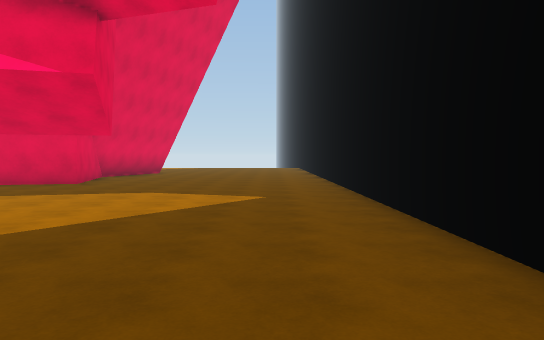
[1] (above)

24 first-person views from a walk through a 3-D level made in the Unity game engine. The camera is 1.5 m above the floor, tilts 2° down and sees 70° across. The floor is counted in squares, 2 m on a side. Each view is taken from the middle of a square. On the plan, view 1 faces up. The plan holds only what a view shows up to about 12 squares ahead; the rest is blank. The place goes on beyond the plan.

[2]
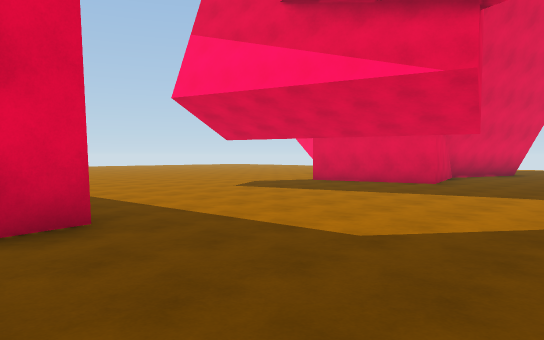

[3]
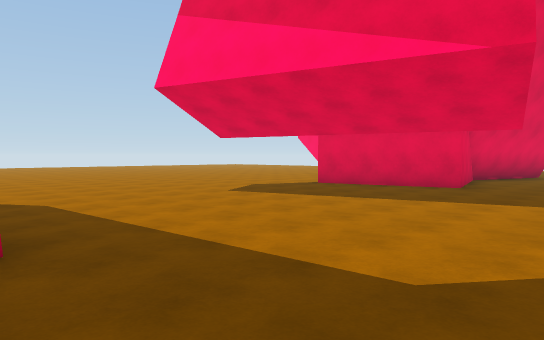

[4]
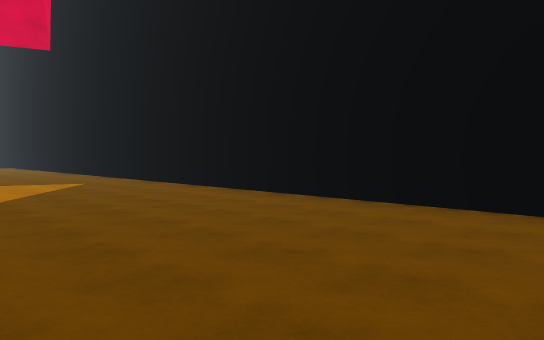

[5]
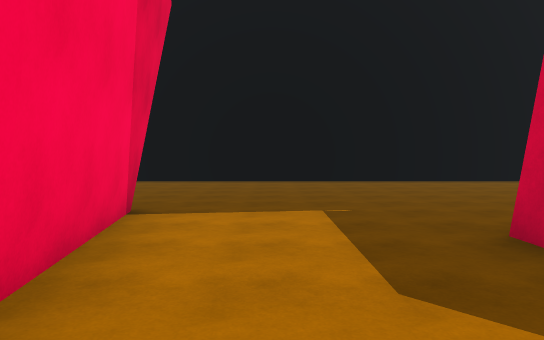

[6]
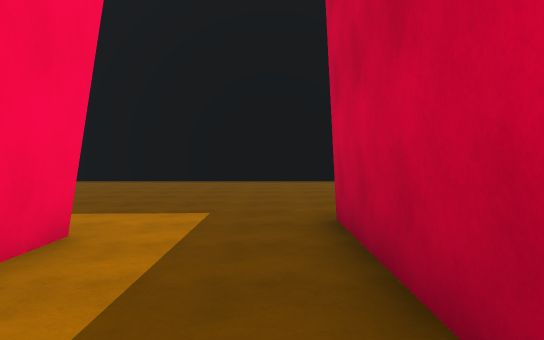

[7]
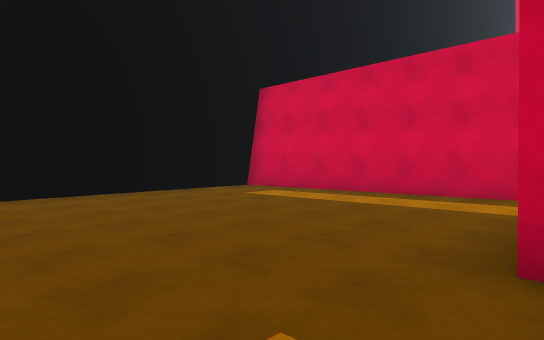

[8]
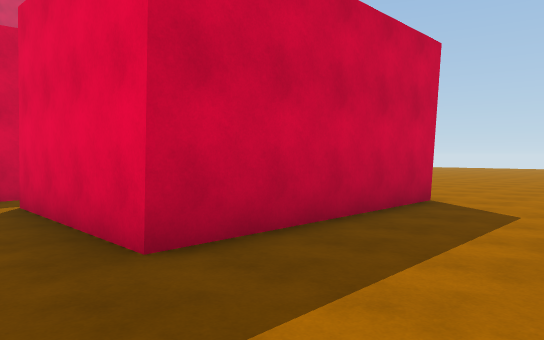

[9]
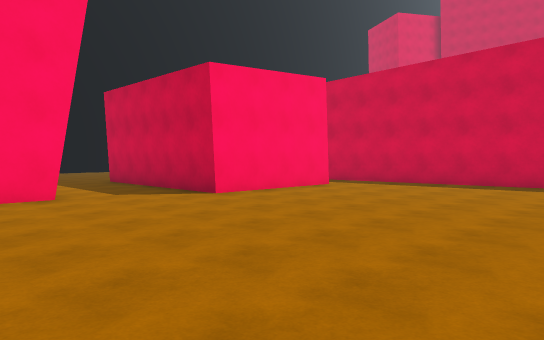

[10]
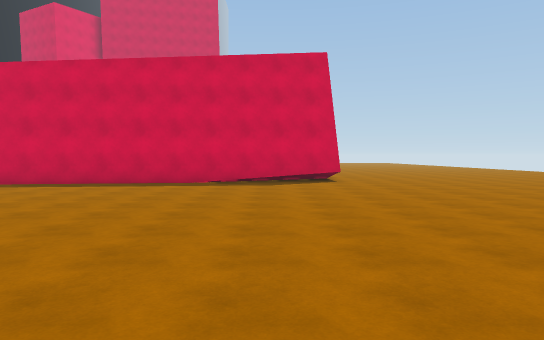

[11]
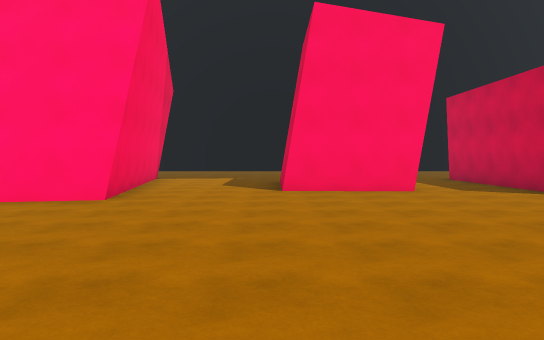

[12]
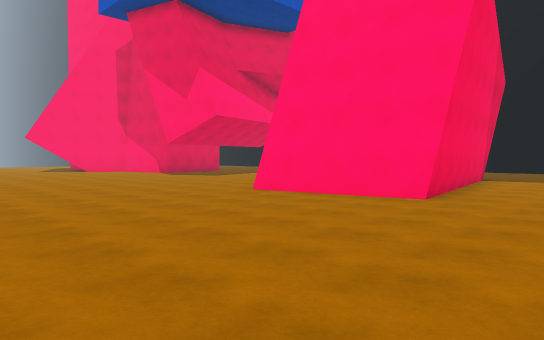

[13]
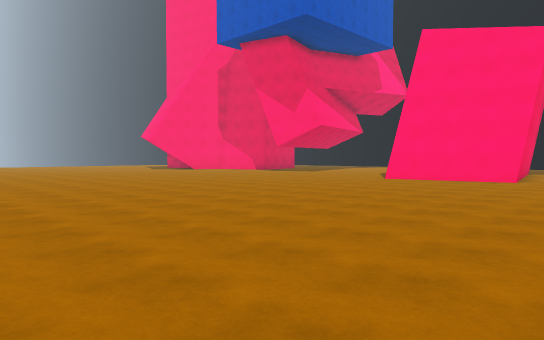

[14]
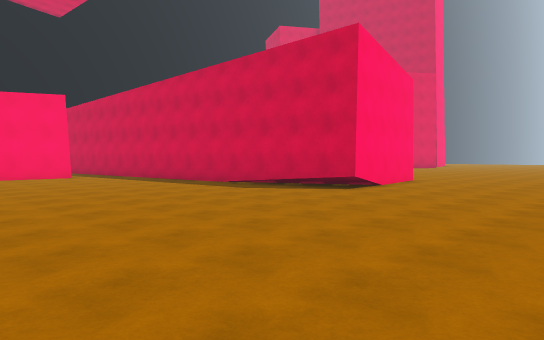

[15]
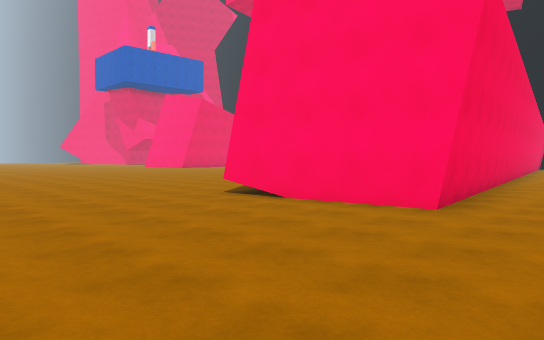

[16]
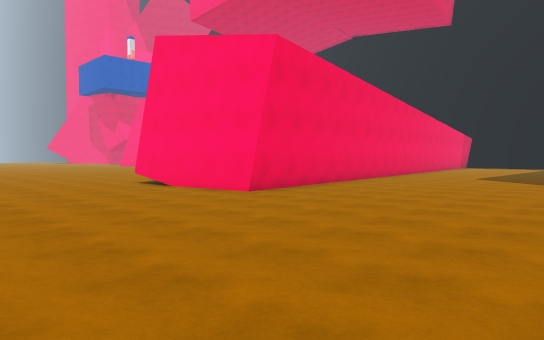

[17]
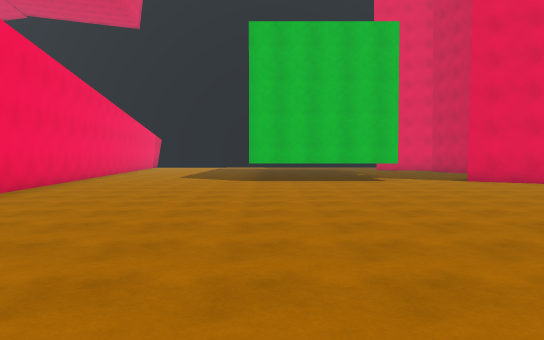

[18]
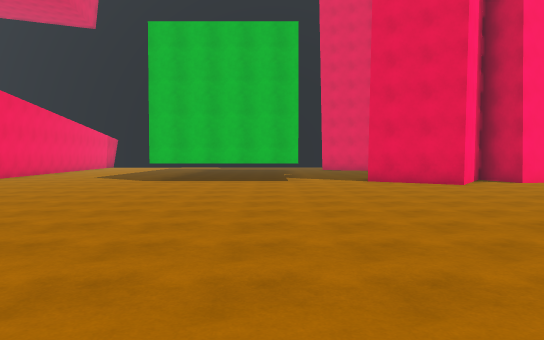

[19]
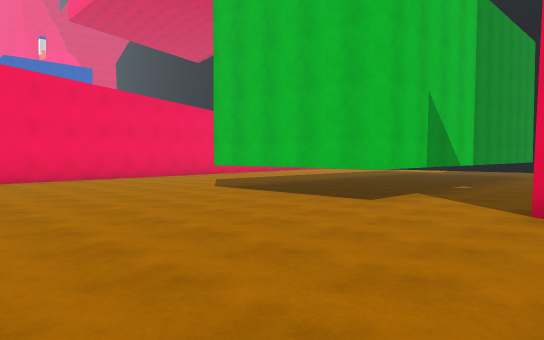

[20]
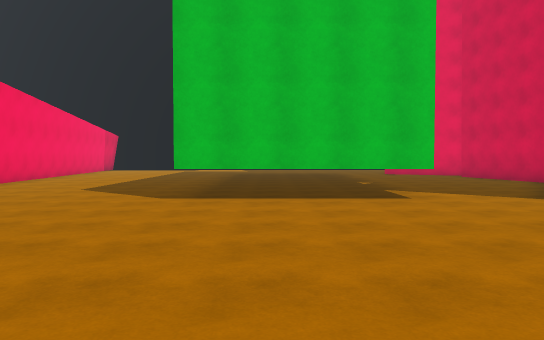

[21]
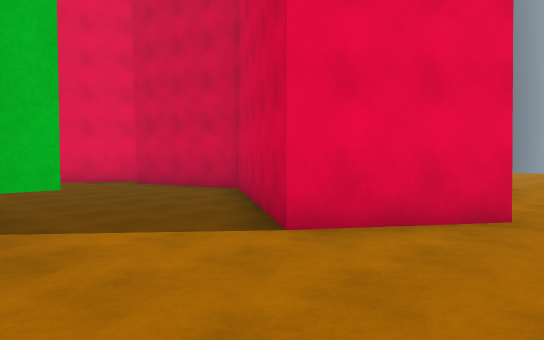

[22]
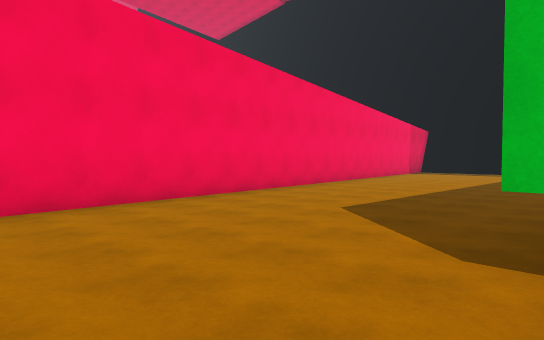

[23]
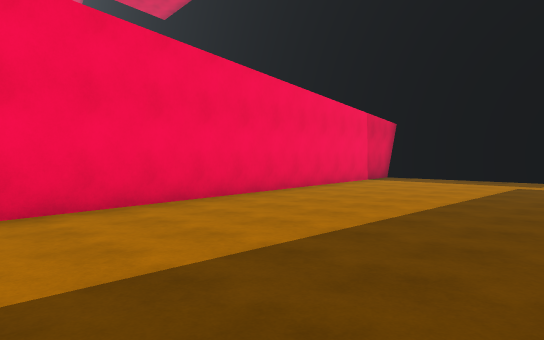

[24]
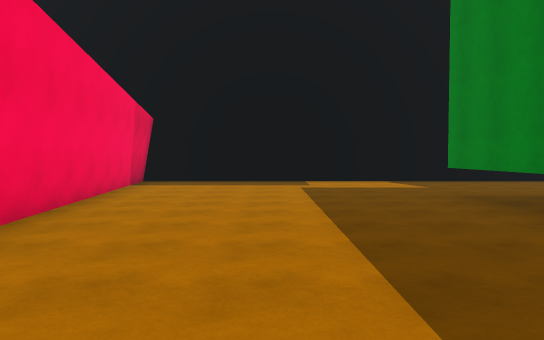

### Floor plan
Key: @ floor where view 1 was taken; # wall or solid block; . floor; T thing the floor can be seen under or through.
Columns run from 25 left of view 1 to 2 right of it. Each row starts with its distance up from view 1.
 12                    #.......#
 11                  ###.......#
 10                .##.........#
  9               .............#
  8              ..............#
  7    ...   ..................#
  6    ....  ..................#
  5    ..... ..................#
  4    ........................#
  3    ........................#
  2   .........................#
  1   ............      #......#
  0   ...........##      ....@.#
 -1   ............#      ......#
 -2   ............# #####......#
 -3  .............###..........#
 -4  ..........................#
 -5   .........................#
 -6  . ..  . ..................#
 -7        .........###........#
 -8          .......# # .......#
 -9      ...........###........#
-10      ......................#
-11 . .........................#
-12  ..............#####.......#
-13 ...............#   #.......#
-14 ...............#   #.......#
-15  ..............#   #.......#
-16  ...............    .....###
-17 ................   #######
-18 .........#######
-19 .....#####
-20  ....##               ######
-21  .....#       #########....#
-22 ......#########............#
-23 ...........................#
-24  ..........................#
-25 ...........................#
-26 ...........................#
-27 .................. ........#
-28 ............T       ###....#
-29 . ..........T          ....#
-30   ..........T          ....#
-31 . ..........#########    ..#
-32   ...................     .#
-33   .................
-34     ........#........
-35      ......###.......#
-36        ....#####...#.#
-37         ....#  #######
-38           .##

Where each view was taken, in squares from view 1:
view 1: 0 up, 0 right, facing up
view 2: 0 up, 1 left, facing up-left
view 3: 1 up, 2 left, facing up-left
view 4: 4 down, 4 left, facing up-right
view 5: 4 down, 10 left, facing right
view 6: 11 down, 10 left, facing right
view 7: 9 down, 6 left, facing down-right
view 8: 9 down, 4 left, facing down-left
view 9: 7 down, 17 left, facing down-right
view 10: 7 down, 18 left, facing down
view 11: 6 down, 18 left, facing right
view 12: 6 down, 18 left, facing up-right
view 13: 6 down, 24 left, facing up-right
view 14: 11 down, 25 left, facing down-right
view 15: 25 down, 25 left, facing up-right
view 16: 29 down, 25 left, facing up-right
view 17: 28 down, 25 left, facing right
view 18: 31 down, 25 left, facing right
view 19: 35 down, 19 left, facing up-right
view 20: 29 down, 20 left, facing right
view 21: 31 down, 16 left, facing down-right
view 22: 28 down, 16 left, facing up-right
view 23: 27 down, 11 left, facing up-right
view 24: 24 down, 10 left, facing right
